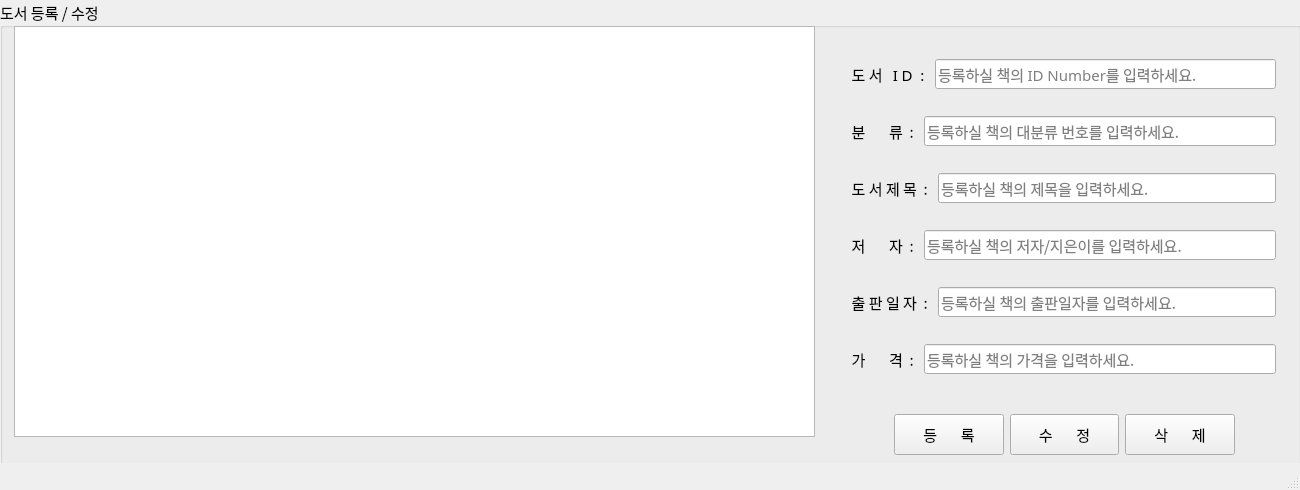
<?xml version="1.0" encoding="UTF-8"?>
<ui version="4.0">
 <class>MainWindow</class>
 <widget class="QMainWindow" name="MainWindow">
  <property name="geometry">
   <rect>
    <x>0</x>
    <y>0</y>
    <width>1300</width>
    <height>490</height>
   </rect>
  </property>
  <property name="maximumSize">
   <size>
    <width>1300</width>
    <height>490</height>
   </size>
  </property>
  <property name="font">
   <font>
    <family>D2Coding ligature</family>
    <pointsize>11</pointsize>
    <weight>50</weight>
    <bold>false</bold>
   </font>
  </property>
  <property name="windowTitle">
   <string>MainWindow</string>
  </property>
  <widget class="QWidget" name="centralwidget">
   <widget class="QWidget" name="verticalLayoutWidget">
    <property name="geometry">
     <rect>
      <x>0</x>
      <y>0</y>
      <width>1301</width>
      <height>481</height>
     </rect>
    </property>
    <layout class="QVBoxLayout" name="verticalLayout">
     <item>
      <layout class="QHBoxLayout" name="horizontalLayout">
       <item>
        <widget class="QGroupBox" name="groupBox">
         <property name="sizePolicy">
          <sizepolicy hsizetype="MinimumExpanding" vsizetype="Preferred">
           <horstretch>0</horstretch>
           <verstretch>0</verstretch>
          </sizepolicy>
         </property>
         <property name="title">
          <string>도서 등록 / 수정</string>
         </property>
         <property name="alignment">
          <set>Qt::AlignLeading|Qt::AlignLeft|Qt::AlignTop</set>
         </property>
         <property name="flat">
          <bool>false</bool>
         </property>
         <widget class="QWidget" name="verticalLayoutWidget_2">
          <property name="geometry">
           <rect>
            <x>845</x>
            <y>38</y>
            <width>431</width>
            <height>361</height>
           </rect>
          </property>
          <layout class="QVBoxLayout" name="verticalLayout_2">
           <item>
            <layout class="QHBoxLayout" name="horizontalLayout_8">
             <item>
              <widget class="QLabel" name="label_6">
               <property name="text">
                <string>  도 서   I D  : </string>
               </property>
              </widget>
             </item>
             <item>
              <widget class="QLineEdit" name="input_book_idno">
               <property name="toolTip">
                <string>등록하실 책의 ID Number를 입력하세요.</string>
               </property>
               <property name="toolTipDuration">
                <number>3</number>
               </property>
               <property name="placeholderText">
                <string>등록하실 책의 ID Number를 입력하세요.</string>
               </property>
              </widget>
             </item>
            </layout>
           </item>
           <item>
            <layout class="QHBoxLayout" name="horizontalLayout_2">
             <item>
              <widget class="QLabel" name="label">
               <property name="text">
                <string>  분       류  : </string>
               </property>
              </widget>
             </item>
             <item>
              <widget class="QLineEdit" name="input_book_type">
               <property name="toolTip">
                <string>등록하실 책의 대분류 번호를 입력하세요.</string>
               </property>
               <property name="toolTipDuration">
                <number>3</number>
               </property>
               <property name="placeholderText">
                <string>등록하실 책의 대분류 번호를 입력하세요.</string>
               </property>
              </widget>
             </item>
            </layout>
           </item>
           <item>
            <layout class="QHBoxLayout" name="horizontalLayout_4">
             <item>
              <widget class="QLabel" name="label_2">
               <property name="text">
                <string>  도 서 제 목  : </string>
               </property>
              </widget>
             </item>
             <item>
              <widget class="QLineEdit" name="input_book_name">
               <property name="toolTip">
                <string>등록하실 책의 제목을 입력하세요.</string>
               </property>
               <property name="toolTipDuration">
                <number>3</number>
               </property>
               <property name="placeholderText">
                <string>등록하실 책의 제목을 입력하세요.</string>
               </property>
              </widget>
             </item>
            </layout>
           </item>
           <item>
            <layout class="QHBoxLayout" name="horizontalLayout_5">
             <item>
              <widget class="QLabel" name="label_3">
               <property name="text">
                <string>  저       자  : </string>
               </property>
              </widget>
             </item>
             <item>
              <widget class="QLineEdit" name="input_book_date">
               <property name="toolTip">
                <string>등록하실 책의 저자/지은이를 입력하세요.</string>
               </property>
               <property name="toolTipDuration">
                <number>3</number>
               </property>
               <property name="placeholderText">
                <string>등록하실 책의 저자/지은이를 입력하세요.</string>
               </property>
              </widget>
             </item>
            </layout>
           </item>
           <item>
            <layout class="QHBoxLayout" name="horizontalLayout_6">
             <item>
              <widget class="QLabel" name="label_4">
               <property name="text">
                <string>  출 판 일 자  : </string>
               </property>
              </widget>
             </item>
             <item>
              <widget class="QLineEdit" name="input_book_edit">
               <property name="toolTip">
                <string>등록하실 책의 출판일자를 입력하세요.</string>
               </property>
               <property name="toolTipDuration">
                <number>3</number>
               </property>
               <property name="placeholderText">
                <string>등록하실 책의 출판일자를 입력하세요.</string>
               </property>
              </widget>
             </item>
            </layout>
           </item>
           <item>
            <layout class="QHBoxLayout" name="horizontalLayout_7">
             <item>
              <widget class="QLabel" name="label_5">
               <property name="text">
                <string>  가       격  : </string>
               </property>
              </widget>
             </item>
             <item>
              <widget class="QLineEdit" name="input_book_cost">
               <property name="toolTip">
                <string>등록하실 책의 가격을 입력하세요.</string>
               </property>
               <property name="toolTipDuration">
                <number>3</number>
               </property>
               <property name="placeholderText">
                <string>등록하실 책의 가격을 입력하세요.</string>
               </property>
              </widget>
             </item>
            </layout>
           </item>
          </layout>
         </widget>
         <widget class="QWidget" name="horizontalLayoutWidget_8">
          <property name="geometry">
           <rect>
            <x>894</x>
            <y>414</y>
            <width>341</width>
            <height>41</height>
           </rect>
          </property>
          <layout class="QHBoxLayout" name="horizontalLayout_10">
           <item>
            <widget class="QPushButton" name="btn_add">
             <property name="sizePolicy">
              <sizepolicy hsizetype="Minimum" vsizetype="MinimumExpanding">
               <horstretch>0</horstretch>
               <verstretch>0</verstretch>
              </sizepolicy>
             </property>
             <property name="text">
              <string>등       록</string>
             </property>
            </widget>
           </item>
           <item>
            <widget class="QPushButton" name="btn_mod">
             <property name="sizePolicy">
              <sizepolicy hsizetype="Minimum" vsizetype="MinimumExpanding">
               <horstretch>0</horstretch>
               <verstretch>0</verstretch>
              </sizepolicy>
             </property>
             <property name="text">
              <string>수       정</string>
             </property>
            </widget>
           </item>
           <item>
            <widget class="QPushButton" name="btn_del">
             <property name="sizePolicy">
              <sizepolicy hsizetype="Minimum" vsizetype="MinimumExpanding">
               <horstretch>0</horstretch>
               <verstretch>0</verstretch>
              </sizepolicy>
             </property>
             <property name="text">
              <string>삭       제</string>
             </property>
            </widget>
           </item>
          </layout>
         </widget>
         <widget class="QWidget" name="verticalLayoutWidget_3">
          <property name="geometry">
           <rect>
            <x>14</x>
            <y>26</y>
            <width>801</width>
            <height>411</height>
           </rect>
          </property>
          <layout class="QVBoxLayout" name="verticalLayout_5">
           <item>
            <layout class="QHBoxLayout" name="horizontalLayout_11">
             <item>
              <widget class="QTableWidget" name="tblBooks"/>
             </item>
            </layout>
           </item>
          </layout>
         </widget>
        </widget>
       </item>
      </layout>
     </item>
    </layout>
   </widget>
  </widget>
  <widget class="QStatusBar" name="statusbar"/>
 </widget>
 <resources/>
 <connections/>
</ui>
